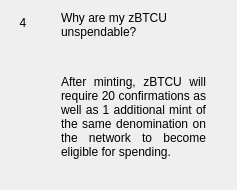
                  <widget class="QWidget" name="widgetFaq4" native="true">
                   <layout class="QHBoxLayout" name="horizontalPage_4" stretch="0,1">
                    <item alignment="Qt::AlignTop">
                     <widget class="QLabel" name="labelNumber4">
                      <property name="minimumSize">
                       <size>
                        <width>24</width>
                        <height>24</height>
                       </size>
                      </property>
                      <property name="maximumSize">
                       <size>
                        <width>16777215</width>
                        <height>24</height>
                       </size>
                      </property>
                      <property name="text">
                       <string>4</string>
                      </property>
                      <property name="alignment">
                       <set>Qt::AlignCenter</set>
                      </property>
                     </widget>
                    </item>
                    <item>
                     <layout class="QVBoxLayout" name="verticalLayoutPage_4">
                      <property name="leftMargin">
                       <number>20</number>
                      </property>
                      <property name="rightMargin">
                       <number>20</number>
                      </property>
                      <item>
                       <widget class="QLabel" name="labelSubtitle4">
                        <property name="text">
                         <string>Why are my zBTCU unspendable?</string>
                        </property>
                        <property name="wordWrap">
                         <bool>true</bool>
                        </property>
                       </widget>
                      </item>
                      <item>
                       <spacer name="verticalSpacer_40">
                        <property name="orientation">
                         <enum>Qt::Vertical</enum>
                        </property>
                        <property name="sizeType">
                         <enum>QSizePolicy::Fixed</enum>
                        </property>
                        <property name="sizeHint" stdset="0">
                         <size>
                          <width>20</width>
                          <height>30</height>
                         </size>
                        </property>
                       </spacer>
                      </item>
                      <item>
                       <widget class="QLabel" name="labelContent4">
                        <property name="text">
                         <string>
                           &lt;html&gt;&lt;head/&gt;&lt;body&gt;&lt;p align=&quot;justify&quot;&gt;
                           After minting, zBTCU will require 20 confirmations as well as 1
                           additional mint of the same denomination on the network to
                           become eligible for spending.
                           &lt;/p&gt;&lt;/body&gt;&lt;/html&gt;
                         </string>
                        </property>
                        <property name="alignment">
                         <set>Qt::AlignLeading|Qt::AlignLeft|Qt::AlignTop</set>
                        </property>
                        <property name="wordWrap">
                         <bool>true</bool>
                        </property>
                       </widget>
                      </item>
                      <item>
                       <spacer name="verticalSpacer_41">
                        <property name="orientation">
                         <enum>Qt::Vertical</enum>
                        </property>
                        <property name="sizeHint" stdset="0">
                         <size>
                          <width>20</width>
                          <height>20</height>
                         </size>
                        </property>
                       </spacer>
                      </item>
                     </layout>
                    </item>
                   </layout>
                  </widget>
